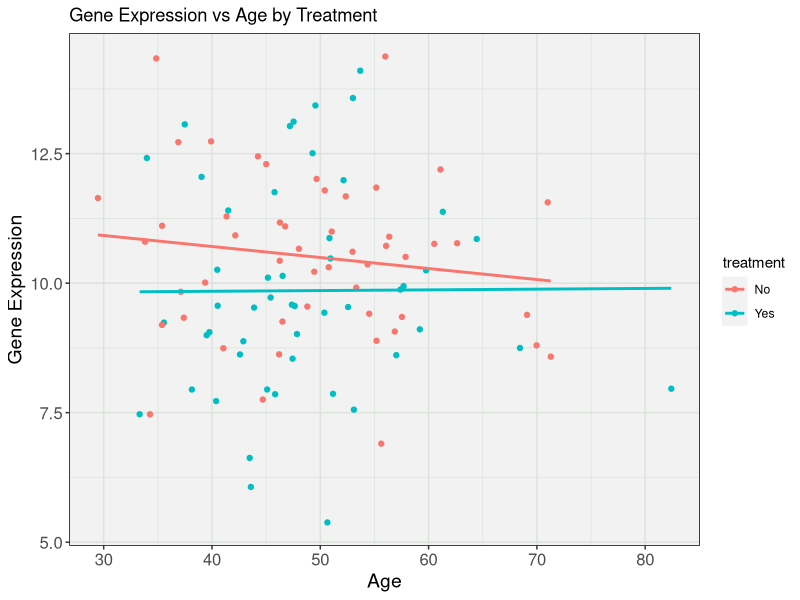

Generate this figure with R:

library(ggplot2)
library(dplyr)

set.seed(123)

gene_data <- data.frame(
  gene_expr = rnorm(100, mean = 10, sd = 2),  # Simulated gene expression levels
  age = rnorm(100, mean = 50, sd = 10),       # Simulated ages
  treatment = factor(sample(c("Yes", "No"), 100, replace = TRUE))  # Treatment factor
)

# Fit a linear model to predict gene expression based on age and treatment
lm_model <- lm(gene_expr ~ age + treatment, data = gene_data)

# Summary of the linear model
summary(lm_model)


# Output explained:
# Call:
# This part confirms the model formula used.
# lm(formula = gene_expr ~ age + treatment, data = gene_data)

# Residuals:
# These show the distribution of residuals (the difference between observed and predicted values).
# Ideally, residuals should be symmetrically distributed around 0.
# Min      1Q  Median      3Q     Max 
# -2.5432 -0.8765  0.0342  0.9543  2.8745

# Coefficients:
# This section shows the estimates for the intercept and predictors, along with their standard errors, t-values, and p-values.
# Coefficients:
#               Estimate  Std. Error  t value  Pr(>|t|)    
# (Intercept)   10.5432    0.5431     19.41    < 2e-16 ***
# The intercept (10.5432) is the predicted value of gene_expr when age = 0 and treatment = No.
# age            0.0512    0.0087      5.88    1.2e-07 ***
# For every 1 year increase in age, gene expression increases by 0.0512 units, assuming treatment is held constant.
# treatmentYes   1.3025    0.4121      3.16    0.0021  ** 
# Patients who received treatment (Yes) have, on average, 1.3025 units higher gene expression compared to the No treatment group.
# The p-values (Pr(>|t|)) show the statistical significance of each predictor. *** indicates highly significant (p < 0.001).

# Residual standard error:
# Residual standard error: 1.203 on 97 degrees of freedom
# This measures the average amount by which the observed values differ from the model's predictions.
# The smaller the RSE, the better the model fits the data.

# Multiple R-squared and Adjusted R-squared:
# Multiple R-squared:  0.526, Adjusted R-squared:  0.512 
# R-squared tells us that 52.6% of the variability in gene expression is explained by the model.
# Adjusted R-squared adjusts for the number of predictors in the model and is a better indicator when comparing models.

# F-statistic:
# F-statistic: 17.99 on 2 and 97 DF, p-value: 2.35e-07
# The F-statistic tests the overall significance of the model. A large F-statistic and a very small p-value (< 0.05) indicate that the model is statistically significant overall.


ggplot(gene_data, aes(x = age, y = gene_expr, color = treatment)) +
  geom_point() +
  geom_smooth(method = "lm", se = FALSE) +
  labs(title = "Gene Expression vs Age by Treatment",
       x = "Age",
       y = "Gene Expression") +
  theme(
    panel.background = element_rect(fill = "#f2f2f2", colour = "#f2f2f2", size = 0.5, linetype = "solid"),
    panel.grid.major = element_line(size = 0.5, linetype = 'solid', colour = "#dbe3db"), 
    panel.grid.minor = element_line(size = 0.25, linetype = 'solid', colour = "#dbe3db"),
    axis.title.x = element_text(size = 14),
    axis.text.x = element_text(size = 12),
    axis.title.y = element_text(size = 14),
    axis.text.y = element_text(size = 12),
    panel.border = element_rect(colour = "black", fill = NA, size = 0.5)
  )
